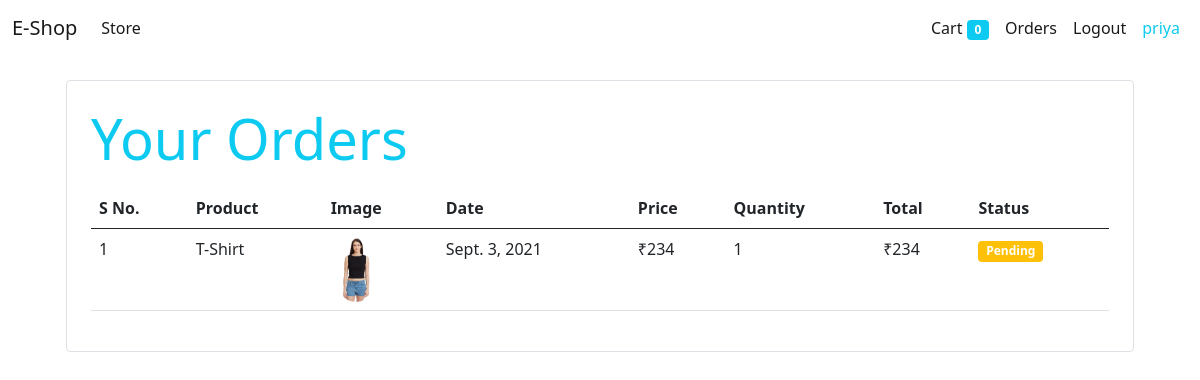
Page /orders (signed in) on the committed database.
### store/models/orders.py (models this page shows, shortened)
class Orders(models.Model):
    product=models.ForeignKey(Product,on_delete=models.CASCADE)
    customer=models.ForeignKey(Customer,on_delete=models.CASCADE)
    quantity=models.IntegerField(default=1)
    price=models.IntegerField()
    address=models.CharField(max_length=50 ,default='',blank=True)
    mobile=models.CharField(max_length=10,default='',blank=True)
    date=models.DateField(default=datetime.datetime.today)
    status=models.BooleanField(default=False)
    @staticmethod
    def get_orders_by_customer_id(customer_id):
        return Orders.objects.filter(customer = customer_id).order_by('date')

### store/models/product.py (models this page shows, shortened)
class Product(models.Model):
    name = models.CharField(max_length=50)
    price = models.IntegerField(default=0)
    category = models.ForeignKey(Category, on_delete=models.CASCADE, default=1)
    description = models.CharField(max_length=200)
    image = models.ImageField(upload_to='uploads/products/')

### store/views/order.py (the view)
# urls.py: path('orders',Order_View.as_view(),name='orders'),
class Order_View(View):
    @method_decorator(login_required)
    def get(self, request):
        customer = request.session.get('customer_id')
        orders = Orders.get_orders_by_customer_id(customer)
        return render(request,'orders.html',{'orders':orders})

### store/templatetags/custom_filter.py (called while the page is built)
@register.filter(name='currency')
def currency(price):
    return '₹' + str(price)

@register.filter(name='multiply')
def multiply(number,number1):
    return number * number1

### store/templates/orders.html (shortened to what this page needs)
{% extends 'base.html' %}
{% block body %}
{% load cart %}
{% load custom_filter %}
<div class="container">
    <div class="border rounded p-4 m-4">
    <p class='display-4 pl-4 ml-4 text-info '>Your Orders </p>
        <table class="table">
            <thead>
                <tr>
                    <th>S No.</th>
                    <th>Product</th>
                    <th>Image</th>
                    <th>Date</th>
                    <th>Price</th>
                    <th>Quantity</th>
                    <th>Total</th>
                    <th>Status</th>
                </tr>
            </thead>
            <tbody>
                {% for order in orders %}
                <tr>
                    <td scope="row">{{forloop.counter}}</td>
                    <td>{{order.product.name}}</td>
                    <td><img src="{{order.product.image.url}}" class="rounded-circle" style="width: 50px;" alt=""></td>
                    <td>{{order.date}}</td>
                    <td>{{order.price|currency}}</td>
                    <td>{{order.quantity}}</td>
                    <td>{{order.price|multiply:order.quantity|currency}}</td>
                    <td>
                    {% if order.status %}
                      <small class="badge bg-success">
                        Completed
                      </small>
                    {% else %}
                      <small class="badge bg-warning">
                        Pending
                      </small>
                    {% endif %}
                </tr>
                {% endfor %}
            </tbody>
        </table>
    </div>
</div>
{% endblock body %}

### rows in the picture
Orders: product.name "T-Shirt", product.image (picture), date "Sept. 3, 2021", price "₹234", quantity "1", price|multiply "₹234", status "Pending"

### other values in the picture
{{ request.session.cart.keys|length }} "0"
{{ request.session.user }} "priya"
